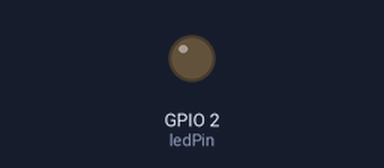
A sketch run on a simulated ESP32. Shown: output pins drawn as LEDs (lit = HIGH). What the sketch prints to the serial monitor is not drawn.

Above: at 0.0 s.
At 1.1 s:
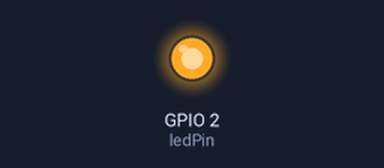
Timing chart, 0 to 2.6 s (numbered marks = the images above):
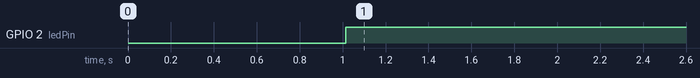

Measured:
- by itself, GPIO 2 (ledPin): LOW → HIGH at 1.0 s

The sketch:

CALIBRACION_BNO055.ino
```cpp
#include <Wire.h>
#include <Adafruit_Sensor.h>
#include <Adafruit_BNO055.h>
#include <utility/imumaths.h>

// Dirección I2C de los sensores
Adafruit_BNO055 bno = Adafruit_BNO055(55, 0x29);  // Sensor 1
Adafruit_BNO055 bno1 = Adafruit_BNO055(55, 0x28); // Sensor 2

// Pin del LED indicador
const int ledPin = 2;  // Puedes cambiar este pin según tu ESP32

void setup() {
  Serial.begin(115200);
  delay(1000);

  pinMode(ledPin, OUTPUT);
  digitalWrite(ledPin, LOW); // Apagar LED al inicio

  // Inicializar sensor 1
  if (!bno.begin()) {
    Serial.println("Sensor BNO055 (0x29) no detectado.");
    while (1);
  }

  // Inicializar sensor 2
  if (!bno1.begin()) {
    Serial.println("Sensor BNO055 (0x28) no detectado.");
    while (1);
  }

  // Usar cristal externo para mayor estabilidad
  bno.setExtCrystalUse(true);
  bno1.setExtCrystalUse(true);

  Serial.println("Sensores listos. Esperando calibración completa (3/3/3/3)...");
}

void loop() {
  uint8_t sys1, gyro1, accel1, mag1;
  uint8_t sys2, gyro2, accel2, mag2;

  bno.getCalibration(&sys1, &gyro1, &accel1, &mag1);
  bno1.getCalibration(&sys2, &gyro2, &accel2, &mag2);

  Serial.println("=== Sensor 1 (0x29) ===");
  Serial.print("SYS: "); Serial.print(sys1);
  Serial.print(" | GYRO: "); Serial.print(gyro1);
  Serial.print(" | ACCEL: "); Serial.print(accel1);
  Serial.print(" | MAG: "); Serial.println(mag1);

  Serial.println("=== Sensor 2 (0x28) ===");
  Serial.print("SYS: "); Serial.print(sys2);
  Serial.print(" | GYRO: "); Serial.print(gyro2);
  Serial.print(" | ACCEL: "); Serial.print(accel2);
  Serial.print(" | MAG: "); Serial.println(mag2);

  // Verificar si ambos sensores están completamente calibrados
  bool sensor1Calibrado = (sys1 == 3 && gyro1 == 3 && accel1 == 3 && mag1 == 3);
  bool sensor2Calibrado = (sys2 == 3 && gyro2 == 3 && accel2 == 3 && mag2 == 3);

  if (sensor1Calibrado && sensor2Calibrado) {
    Serial.println("✅ Ambos sensores están totalmente calibrados.");
    digitalWrite(ledPin, HIGH); // Enciende LED
  } else {
    digitalWrite(ledPin, LOW); // Apaga LED
  }

  Serial.println();
  delay(1000); // Espera 1 segundo
}
```
